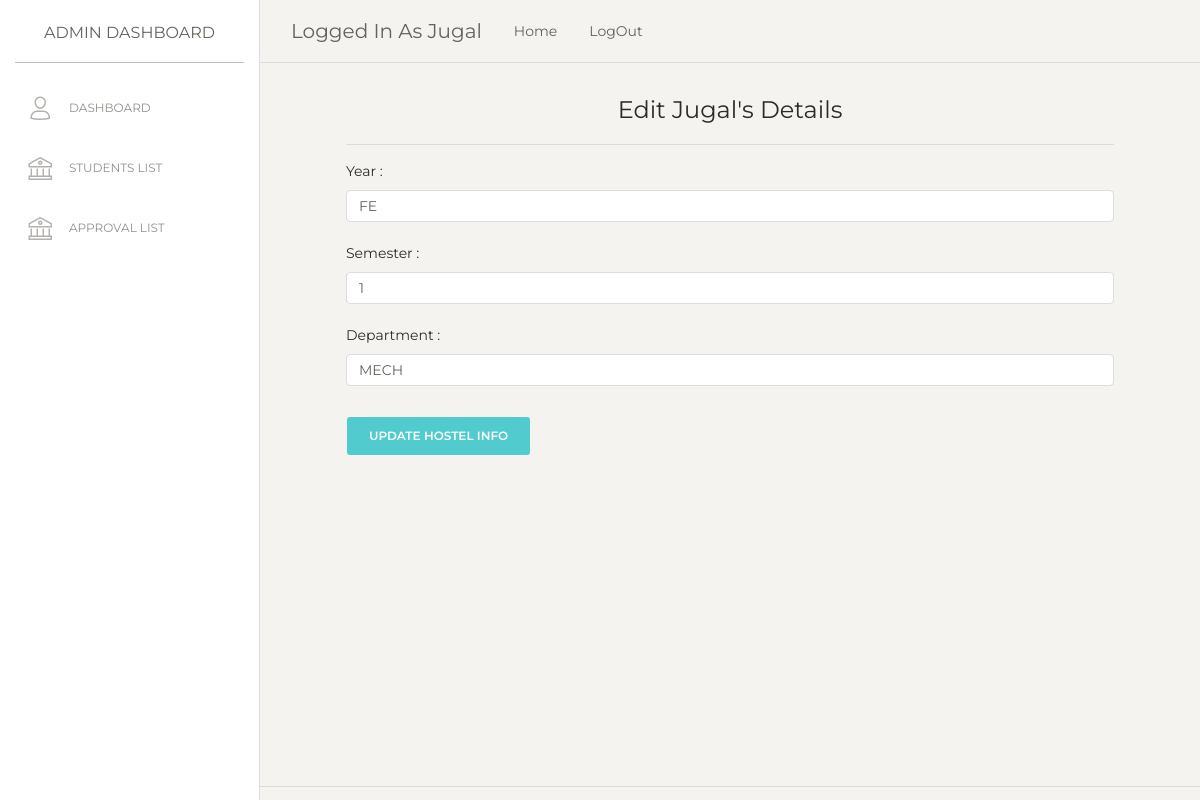
/student/edit/1 (signed in), run on the app's committed database.
### HC/models.py (models this page shows, shortened)
class Warden(UserMixin, db.Model):
    id = db.Column(db.Integer, primary_key=True) # primary keys are required by SQLAlchemy
    email = db.Column(db.String(100), unique=True)
    password = db.Column(db.String(100), nullable=False)
    name = db.Column(db.String(1000), nullable=False)

class Student(db.Model):
    id = db.Column(db.Integer, primary_key=True)
    is_approved = db.Column(db.Boolean, nullable=False, default=False)
    warden_id = db.Column(db.Integer, nullable=False)
    hostel_id = db.Column(db.Integer, nullable=False)
    password = db.Column(db.Integer, nullable=False)
    room_num = db.Column(db.Integer, nullable=False)
    name = db.Column(db.String(100), nullable=False)
    address = db.Column(db.String(100), nullable=False)
    phone = db.Column(db.String(10), nullable=False)
    email = db.Column(db.String(100), nullable=False)
    parent_name = db.Column(db.String(100), nullable=False)
    parent_phone = db.Column(db.String(10), nullable=False)
    year = db.Column(db.String(10), nullable=False)
    semester = db.Column(db.String(100), nullable=False)
    pr_number = db.Column(db.String(100), nullable=False)
    department = db.Column(db.String(100), nullable=False)
    photo = db.Column(db.String(100), nullable=True)
    id_proof = db.Column(db.String(100), nullable=True)

### HC/auth.py (the view)
@login_required
@auth.route('/student/edit/<int:id>', methods=['GET', 'POST'])
def update(id):
    if current_user.is_authenticated:
        info = Student.query.get_or_404(id)
        if request.method == 'POST':
            info.warden_id = request.form['warden_id']
            info.hostel_id = request.form['hostel_id']
            info.password = request.form['password']
            info.room_num = request.form['room_num']
            info.name = request.form['name']
            info.address = request.form['address']
            info.phone = request.form['phone']
            info.email = request.form['email']
            info.parent_name = request.form['parent_name']
            info.parent_phone = request.form['parent_phone']
            info.year = request.form['year']
            info.semester = request.form['semester']
            info.pr_number = request.form['pr_number']
            info.department = request.form['department']
            db.session.commit()
            return redirect('/students')
        else:
            return render_template('edit-student.html', info=info, current_user=current_user.name)
    return redirect(url_for('auth.login'))

### HC/templates/edit-student.html (shortened to what this page needs)
{% extends 'admin.html' %}
{% block body %}
<div class="content">
<form action = '/student/edit/{{info.id}}' method='POST' style="padding-left: 4em;padding-right: 4em;padding-bottom: 4em;padding-top: 0em;">
    <center><h4>Edit {{info.name}}'s Details</h4></center>
    <hr>
    <label for="year">Year :</label>
    <input class="form-control" type="text" name="year" id="year" value="{{info.year}}">
    <br>
    <label for="semester">Semester :</label>
    <input class="form-control" type="text" name="semester" id="semester" value="{{info.semester}}">
    <br>
    <label for="department">Department :</label>
    <input class="form-control" type="text" name="department" id="department" value="{{info.department}}">
    <br>
    <input type="submit" value="Update Hostel Info" class="btn btn-primary">
    </div>
<hr>
</div>
{% endblock %}

### HC/templates/admin.html (shortened to what this page needs)
<!DOCTYPE html>
<html lang="en">
<head>
  <link href="https://maxcdn.bootstrapcdn.com/font-awesome/latest/css/font-awesome.min.css" rel="stylesheet">
  <link href="/assets_admin/css/bootstrap.min.css" rel="stylesheet" />
  <link href="/assets_admin/css/paper-dashboard.css?v=2.0.0" rel="stylesheet" />
  <link href="/assets_admin/demo/demo.css" rel="stylesheet" />
</head>
<body class="">
  <div class="wrapper ">
    <div class="sidebar" data-color="white" data-active-color="danger">
      <div class="logo">
        <a href="/admin" class="simple-text logo-normal" style="text-align: center;">
          Admin Dashboard
        </a>
      </div>
      <div class="sidebar-wrapper">
        <ul class="nav">
          <li>
            <a href="/admin">
              <i class="nc-icon nc-single-02"></i>
              <p>Dashboard</p>
            </a>
          </li>
          <li>
            <a href="/students">
              <i class="nc-icon nc-bank"></i>
              <p>Students List</p>
            </a>
          </li>
          <li>
            <a href="/approvals">
              <i class="nc-icon nc-bank"></i>
              <p>Approval List</p>
            </a>
          </li>
        </ul>
      </div>
    </div>
    <div class="main-panel">
      <nav class="navbar navbar-expand-lg navbar-absolute fixed-top navbar-transparent">
        <div class="container-fluid">
          <div class="navbar-wrapper">
            <a class="navbar-brand" href="/admin">Logged In As {{ current_user }}</a>
              <a class="nav-link" href="/">
                Home
              </a>
              <a class="nav-link" href="/logout">
                LogOut
              </a>
          </div>
        </div>
      </nav>
{% block body %}{% endblock %}
</body>
</html>

### data on the page
Warden: name "Jugal"
Student: name "Jugal", year "FE", semester "1", department "MECH"
